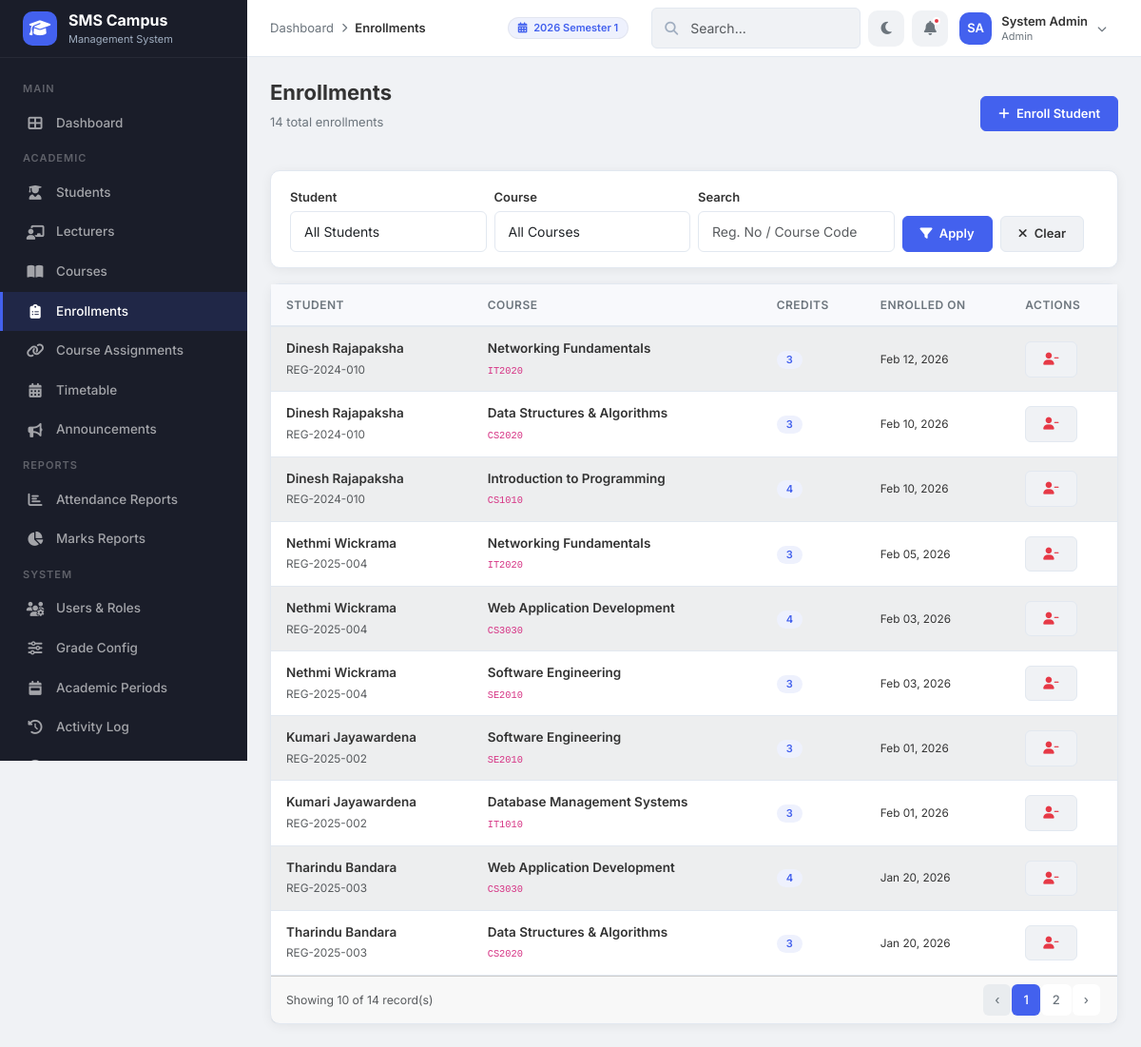
Page /modules/enrollments/index.php (signed in) on the committed database.
### tables this page shows
CREATE TABLE IF NOT EXISTS `academic_periods` (
    `period_id`  INT(11)      NOT NULL AUTO_INCREMENT,
    `name`       VARCHAR(100) NOT NULL,
    `start_date` DATE         NOT NULL,
    `end_date`   DATE         NOT NULL,
    `is_current` TINYINT(1)   NOT NULL DEFAULT 0,
    PRIMARY KEY (`period_id`)
);

CREATE TABLE IF NOT EXISTS `enrollments` (
    `enrollment_id` INT(11)   NOT NULL AUTO_INCREMENT,
    `student_id`    INT(11)   NOT NULL,
    `course_id`     INT(11)   NOT NULL,
    `enrolled_at`   DATETIME  NOT NULL DEFAULT CURRENT_TIMESTAMP,
    PRIMARY KEY (`enrollment_id`),
    UNIQUE KEY `uk_enrollment` (`student_id`, `course_id`),
    CONSTRAINT `fk_enroll_student` FOREIGN KEY (`student_id`) REFERENCES `students` (`student_id`) ON DELETE CASCADE,
    CONSTRAINT `fk_enroll_course`  FOREIGN KEY (`course_id`)  REFERENCES `courses`  (`course_id`)  ON DELETE CASCADE
);

CREATE TABLE IF NOT EXISTS `users` (
    `id`         INT(11)      NOT NULL AUTO_INCREMENT,
    `full_name`  VARCHAR(100) NOT NULL,
    `email`      VARCHAR(100) NOT NULL,
    `password`   VARCHAR(255) NOT NULL,
    `role`       ENUM('admin','lecturer','student') NOT NULL DEFAULT 'student',
    `created_at` TIMESTAMP    NOT NULL DEFAULT CURRENT_TIMESTAMP,
    PRIMARY KEY (`id`),
    UNIQUE KEY `uk_users_email` (`email`)
);

CREATE TABLE IF NOT EXISTS `students` (
    `student_id`      INT(11)      NOT NULL AUTO_INCREMENT,
    `user_id`         INT(11)      NOT NULL,
    `registration_no` VARCHAR(50)  NOT NULL,
    `department`      VARCHAR(100) NOT NULL,
    `intake_year`     YEAR(4)      NOT NULL,
    `status`          ENUM('active','suspended','graduated') DEFAULT 'active',
    PRIMARY KEY (`student_id`),
    UNIQUE KEY `uk_students_reg` (`registration_no`),
    KEY `fk_students_user` (`user_id`),
    CONSTRAINT `fk_students_user` FOREIGN KEY (`user_id`) REFERENCES `users` (`id`) ON DELETE CASCADE
);

CREATE TABLE IF NOT EXISTS `courses` (
    `course_id`   INT(11)      NOT NULL AUTO_INCREMENT,
    `course_code` VARCHAR(20)  NOT NULL,
    `course_name` VARCHAR(150) NOT NULL,
    `credits`     INT(11)      NOT NULL DEFAULT 3,
    `created_at`  TIMESTAMP    NOT NULL DEFAULT CURRENT_TIMESTAMP,
    PRIMARY KEY (`course_id`),
    UNIQUE KEY `uk_courses_code` (`course_code`)
);

### modules/enrollments/index.php (the view, shortened to what this page needs)
<?php
require_once '../../includes/helpers.php';
require_once '../../config/db.php';
$filterStudent = isset($_GET['student_id']) ? (int)$_GET['student_id'] : 0;
$filterCourse  = isset($_GET['course_id']) ? (int)$_GET['course_id'] : 0;
$search        = isset($_GET['search']) ? trim($_GET['search']) : '';
$page          = isset($_GET['page']) ? (int)$_GET['page'] : 1;
$perPage       = 10;
$sql = "SELECT e.enrollment_id, e.enrolled_at,
               s.student_id, s.registration_no, u.full_name AS student_name,
               c.course_id, c.course_code, c.course_name, c.credits
        FROM enrollments e
        INNER JOIN students s ON e.student_id = s.student_id
        INNER JOIN users u ON s.user_id = u.id
        INNER JOIN courses c ON e.course_id = c.course_id
        WHERE 1=1";
$params = [];
$sql .= " ORDER BY e.enrolled_at DESC";
$paginated = paginate($pdo, $sql, $params, $page, $perPage);
$enrollments = $paginated['items'];
$totalRecords = $paginated['total'];
$breadcrumbs = [
    ['label' => 'Dashboard', 'url' => '../../dashboards/admin_dashboard.php'],
    ['label' => 'Enrollments']
];
require_once '../../includes/header.php';
?>
<div class="page-header">
    <div>
        <h1>Enrollments</h1>
        <p><?php echo $totalRecords; ?> total enrollments</p>
    </div>
    <a href="create.php" class="btn btn-primary"><i class="fas fa-plus me-1"></i> Enroll Student</a>
</div>
<div class="card mb-3">
    <div class="card-body py-3">
        <form method="GET" action="" class="row g-2 align-items-end">
            <div class="col-md-3">
                <label class="form-label small mb-1">Student</label>
                <select class="form-select form-select-sm" name="student_id">
                    <option value="">All Students</option>
                </select>
            </div>
            <div class="col-md-3">
                <label class="form-label small mb-1">Course</label>
                <select class="form-select form-select-sm" name="course_id">
                    <option value="">All Courses</option>
                </select>
            </div>
            <div class="col-md-3">
                <label class="form-label small mb-1">Search</label>
                <input type="text" class="form-control form-control-sm" name="search" value="<?php echo e($search); ?>" placeholder="Reg. No / Course Code">
            </div>
            <div class="col-md-3 d-flex gap-2">
                <button type="submit" class="btn btn-primary btn-sm"><i class="fas fa-filter me-1"></i> Apply</button>
                <a href="index.php" class="btn btn-light btn-sm"><i class="fas fa-times me-1"></i> Clear</a>
            </div>
        </form>
    </div>
</div>
<div class="card table-card">
    <div class="table-responsive">
        <table class="table table-striped table-hover mb-0">
            <thead>
                <tr><th>Student</th><th>Course</th><th>Credits</th><th>Enrolled On</th><th>Actions</th></tr>
            </thead>
            <tbody>
                <?php if (count($enrollments) > 0): ?>
                    <?php foreach ($enrollments as $enr): ?>
                    <tr>
                        <td>
                            <div class="fw-600"><?php echo e($enr['student_name']); ?></div>
                            <small class="text-muted"><?php echo e($enr['registration_no']); ?></small>
                        </td>
                        <td>
                            <div class="fw-600"><?php echo e($enr['course_name']); ?></div>
                            <small class="text-muted"><code><?php echo e($enr['course_code']); ?></code></small>
                        </td>
                        <td><span class="badge" style="background:var(--primary-light);color:var(--primary);"><?php echo $enr['credits']; ?></span></td>
                        <td><small><?php echo date('M d, Y', strtotime($enr['enrolled_at'])); ?></small></td>
                        <td>
                            <form method="POST" action="delete.php" class="delete-form d-inline">
                                <button type="submit" class="btn btn-sm btn-light text-danger" title="Unenroll"><i class="fas fa-user-minus"></i></button>
                            </form>
                        </td>
                    </tr>
                    <?php endforeach; ?>
                <?php endif; ?>
            </tbody>
        </table>
    </div>
    <?php if ($totalRecords > 0): ?>
    <div class="card-footer d-flex justify-content-between align-items-center">
        <small class="text-muted">Showing <?php echo count($enrollments); ?> of <?php echo $totalRecords; ?> record(s)</small>
        <?php
            $baseUrl = '?search=' . urlencode($search) . '&student_id=' . $filterStudent . '&course_id=' . $filterCourse;
            echo renderPagination($paginated, $baseUrl);
        ?>
    </div>
    <?php endif; ?>
</div>
<?php require_once '../../includes/footer.php'; ?>

### includes/header.php (shortened to what this page needs)
<?php
if (!isset($hideSearch))   $hideSearch  = false;
if (!isset($isLoginPage)) $isLoginPage = false;
$_scriptPath = $_SERVER['SCRIPT_NAME'];
if (strpos($_scriptPath, '/dashboards/') !== false) {
    $assetBase = '../assets/';
} elseif (strpos($_scriptPath, '/modules/') !== false) {
    $assetBase = '../../assets/';
} else {
    $assetBase = 'assets/';
}
if (strpos($_scriptPath, '/dashboards/') !== false) {
    $includeBase = '../includes/';
} elseif (strpos($_scriptPath, '/modules/') !== false) {
    $includeBase = '../../includes/';
} else {
    $includeBase = 'includes/';
}
$userName   = $_SESSION['full_name'] ?? 'User';
$userRole   = $_SESSION['role'] ?? 'guest';
$nameParts  = explode(' ', $userName);
$_initials  = strtoupper(substr($nameParts[0], 0, 1));
if (count($nameParts) > 1) {
    $_initials .= strtoupper(substr(end($nameParts), 0, 1));
}
?>
<!DOCTYPE html>
<html lang="en">
<head>
    <link href="https://cdn.jsdelivr.net/npm/bootstrap@5.3.3/dist/css/bootstrap.min.css" rel="stylesheet">
    <link href="https://cdnjs.cloudflare.com/ajax/libs/font-awesome/6.5.1/css/all.min.css" rel="stylesheet">
    <link href="<?php echo $assetBase; ?>css/style.css" rel="stylesheet">
</head>
<body class="<?php echo $isLoginPage ? 'login-body' : ''; ?>">
<?php if (!$isLoginPage): ?>
    <?php require_once $includeBase . 'sidebar.php'; ?>
    <header class="topbar">
        <div class="topbar-left">
            <?php if (!empty($breadcrumbs)): ?>
            <div class="breadcrumb-nav">
                <?php foreach ($breadcrumbs as $i => $crumb): ?>
                    <?php if ($i > 0): ?><span class="separator"><i class="fas fa-chevron-right"></i></span><?php endif; ?>
                    <?php if (isset($crumb['url'])): ?>
                        <a href="<?php echo $crumb['url']; ?>"><?php echo htmlspecialchars($crumb['label']); ?></a>
                    <?php else: ?>
                        <span class="current"><?php echo htmlspecialchars($crumb['label']); ?></span>
                    <?php endif; ?>
                <?php endforeach; ?>
            </div>
            <?php endif; ?>
        </div>
        <div class="topbar-right">
            <div class="d-none d-md-flex align-items-center me-3" style="font-size: 13px;">
                <?php
                $currentPeriodName = 'No Active Period';
                if (isset($pdo)) {
                    try {
                        $cpStmt = $pdo->query("SELECT name FROM academic_periods WHERE is_current = 1 LIMIT 1");
                        if ($cp = $cpStmt->fetch()) {
                            $currentPeriodName = $cp['name'];
                        }
                    } catch (PDOException $e) {}
                }
                ?>
                <span class="badge" style="background:var(--primary-light); color:var(--primary); padding: 5px 10px; border: 1px solid rgba(0,0,0,0.05);"><i class="fas fa-calendar-alt me-1"></i> <?php echo htmlspecialchars($currentPeriodName); ?></span>
            </div>
            <?php if (!$hideSearch): ?>
            <div class="search-box d-none d-md-block" style="width:220px;">
                <i class="fas fa-search"></i>
                <input type="text" class="form-control form-control-sm" placeholder="Search...">
            </div>
            <?php endif; ?>
            <button class="topbar-icon-btn" id="darkModeToggle" title="Toggle Dark Mode">
                <i class="fas fa-moon"></i>
            </button>
            <button class="topbar-icon-btn" title="Notifications">
                <i class="fas fa-bell"></i>
                <span class="notification-dot"></span>
            </button>
            <div class="dropdown">
                <div class="user-dropdown" data-bs-toggle="dropdown" aria-expanded="false">
                    <div class="avatar-sm"><?php echo $_initials; ?></div>
                    <div class="user-meta d-none d-sm-block">
                        <div class="name"><?php echo htmlspecialchars($userName); ?></div>
                        <div class="role"><?php echo ucfirst($userRole); ?></div>
                    </div>
                    <i class="fas fa-chevron-down" style="font-size:10px; color:var(--text-muted);"></i>
                </div>
            </div>
        </div>
    </header>
    <main class="main-content">
<?php endif; ?>

### rows in the picture
academic_periods: name "2026 Semester 1"
enrollments: users.full_name "Dinesh Rajapaksha", student.registration_no "REG-2024-010", course.course_name "Networking Fundamentals", course.course_code "IT2020", course.credits "3", enrolled_at "Feb 12, 2026"
enrollments: users.full_name "Dinesh Rajapaksha", student.registration_no "REG-2024-010", course.course_name "Data Structures & Algorithms", course.course_code "CS2020", course.credits "3", enrolled_at "Feb 10, 2026"
enrollments: users.full_name "Dinesh Rajapaksha", student.registration_no "REG-2024-010", course.course_name "Introduction to Programming", course.course_code "CS1010", course.credits "4", enrolled_at "Feb 10, 2026"
enrollments: users.full_name "Nethmi Wickrama", student.registration_no "REG-2025-004", course.course_name "Networking Fundamentals", course.course_code "IT2020", course.credits "3", enrolled_at "Feb 05, 2026"
enrollments: users.full_name "Nethmi Wickrama", student.registration_no "REG-2025-004", course.course_name "Web Application Development", course.course_code "CS3030", course.credits "4", enrolled_at "Feb 03, 2026"
enrollments: users.full_name "Nethmi Wickrama", student.registration_no "REG-2025-004", course.course_name "Software Engineering", course.course_code "SE2010", course.credits "3", enrolled_at "Feb 03, 2026"
enrollments: users.full_name "Kumari Jayawardena", student.registration_no "REG-2025-002", course.course_name "Software Engineering", course.course_code "SE2010", course.credits "3", enrolled_at "Feb 01, 2026"
enrollments: users.full_name "Kumari Jayawardena", student.registration_no "REG-2025-002", course.course_name "Database Management Systems", course.course_code "IT1010", course.credits "3", enrolled_at "Feb 01, 2026"
enrollments: users.full_name "Tharindu Bandara", student.registration_no "REG-2025-003", course.course_name "Web Application Development", course.course_code "CS3030", course.credits "4", enrolled_at "Jan 20, 2026"
enrollments: users.full_name "Tharindu Bandara", student.registration_no "REG-2025-003", course.course_name "Data Structures & Algorithms", course.course_code "CS2020", course.credits "3", enrolled_at "Jan 20, 2026"

### other values in the picture
$crumb['label'] "Dashboard"
$crumb['label'] "Enrollments"
$_initials "SA"
$userName "System Admin"
$userRole "Admin"
$totalRecords "14"
count($enrollments) "10"
